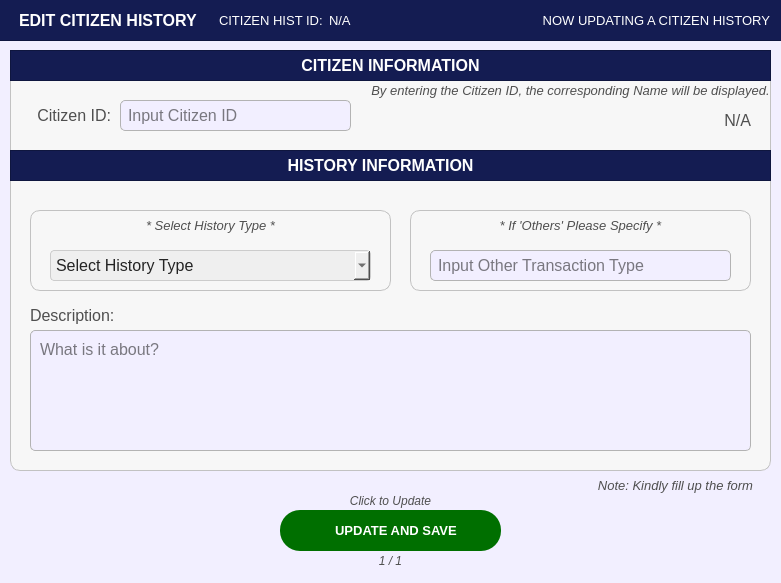
<?xml version="1.0" encoding="UTF-8"?>
<ui version="4.0">
 <class>PopUp_citizenprofileFilterOptions</class>
 <widget class="QDialog" name="PopUp_citizenprofileFilterOptions">
  <property name="geometry">
   <rect>
    <x>0</x>
    <y>0</y>
    <width>781</width>
    <height>583</height>
   </rect>
  </property>
  <property name="sizePolicy">
   <sizepolicy hsizetype="Fixed" vsizetype="Fixed">
    <horstretch>0</horstretch>
    <verstretch>0</verstretch>
   </sizepolicy>
  </property>
  <property name="palette">
   <palette>
    <active>
     <colorrole role="WindowText">
      <brush brushstyle="SolidPattern">
       <color alpha="255">
        <red>255</red>
        <green>255</green>
        <blue>255</blue>
       </color>
      </brush>
     </colorrole>
     <colorrole role="Button">
      <brush brushstyle="SolidPattern">
       <color alpha="255">
        <red>242</red>
        <green>239</green>
        <blue>255</blue>
       </color>
      </brush>
     </colorrole>
     <colorrole role="Light">
      <brush brushstyle="SolidPattern">
       <color alpha="255">
        <red>88</red>
        <green>86</green>
        <blue>150</blue>
       </color>
      </brush>
     </colorrole>
     <colorrole role="Midlight">
      <brush brushstyle="SolidPattern">
       <color alpha="255">
        <red>73</red>
        <green>71</green>
        <blue>125</blue>
       </color>
      </brush>
     </colorrole>
     <colorrole role="Dark">
      <brush brushstyle="SolidPattern">
       <color alpha="255">
        <red>29</red>
        <green>29</green>
        <blue>50</blue>
       </color>
      </brush>
     </colorrole>
     <colorrole role="Mid">
      <brush brushstyle="SolidPattern">
       <color alpha="255">
        <red>39</red>
        <green>38</green>
        <blue>67</blue>
       </color>
      </brush>
     </colorrole>
     <colorrole role="Text">
      <brush brushstyle="SolidPattern">
       <color alpha="255">
        <red>255</red>
        <green>255</green>
        <blue>255</blue>
       </color>
      </brush>
     </colorrole>
     <colorrole role="BrightText">
      <brush brushstyle="SolidPattern">
       <color alpha="255">
        <red>255</red>
        <green>255</green>
        <blue>255</blue>
       </color>
      </brush>
     </colorrole>
     <colorrole role="ButtonText">
      <brush brushstyle="SolidPattern">
       <color alpha="255">
        <red>255</red>
        <green>255</green>
        <blue>255</blue>
       </color>
      </brush>
     </colorrole>
     <colorrole role="Base">
      <brush brushstyle="SolidPattern">
       <color alpha="255">
        <red>242</red>
        <green>239</green>
        <blue>255</blue>
       </color>
      </brush>
     </colorrole>
     <colorrole role="Window">
      <brush brushstyle="SolidPattern">
       <color alpha="255">
        <red>242</red>
        <green>239</green>
        <blue>255</blue>
       </color>
      </brush>
     </colorrole>
     <colorrole role="Shadow">
      <brush brushstyle="SolidPattern">
       <color alpha="255">
        <red>16</red>
        <green>36</green>
        <blue>7</blue>
       </color>
      </brush>
     </colorrole>
     <colorrole role="AlternateBase">
      <brush brushstyle="SolidPattern">
       <color alpha="255">
        <red>29</red>
        <green>28</green>
        <blue>50</blue>
       </color>
      </brush>
     </colorrole>
     <colorrole role="ToolTipBase">
      <brush brushstyle="SolidPattern">
       <color alpha="255">
        <red>255</red>
        <green>255</green>
        <blue>220</blue>
       </color>
      </brush>
     </colorrole>
     <colorrole role="ToolTipText">
      <brush brushstyle="SolidPattern">
       <color alpha="255">
        <red>52</red>
        <green>138</green>
        <blue>46</blue>
       </color>
      </brush>
     </colorrole>
     <colorrole role="PlaceholderText">
      <brush brushstyle="SolidPattern">
       <color alpha="127">
        <red>255</red>
        <green>255</green>
        <blue>255</blue>
       </color>
      </brush>
     </colorrole>
     <colorrole role="Accent">
      <brush brushstyle="SolidPattern">
       <color alpha="255">
        <red>0</red>
        <green>255</green>
        <blue>0</blue>
       </color>
      </brush>
     </colorrole>
    </active>
    <inactive>
     <colorrole role="WindowText">
      <brush brushstyle="SolidPattern">
       <color alpha="255">
        <red>255</red>
        <green>255</green>
        <blue>255</blue>
       </color>
      </brush>
     </colorrole>
     <colorrole role="Button">
      <brush brushstyle="SolidPattern">
       <color alpha="255">
        <red>242</red>
        <green>239</green>
        <blue>255</blue>
       </color>
      </brush>
     </colorrole>
     <colorrole role="Light">
      <brush brushstyle="SolidPattern">
       <color alpha="255">
        <red>88</red>
        <green>86</green>
        <blue>150</blue>
       </color>
      </brush>
     </colorrole>
     <colorrole role="Midlight">
      <brush brushstyle="SolidPattern">
       <color alpha="255">
        <red>73</red>
        <green>71</green>
        <blue>125</blue>
       </color>
      </brush>
     </colorrole>
     <colorrole role="Dark">
      <brush brushstyle="SolidPattern">
       <color alpha="255">
        <red>29</red>
        <green>29</green>
        <blue>50</blue>
       </color>
      </brush>
     </colorrole>
     <colorrole role="Mid">
      <brush brushstyle="SolidPattern">
       <color alpha="255">
        <red>39</red>
        <green>38</green>
        <blue>67</blue>
       </color>
      </brush>
     </colorrole>
     <colorrole role="Text">
      <brush brushstyle="SolidPattern">
       <color alpha="255">
        <red>255</red>
        <green>255</green>
        <blue>255</blue>
       </color>
      </brush>
     </colorrole>
     <colorrole role="BrightText">
      <brush brushstyle="SolidPattern">
       <color alpha="255">
        <red>255</red>
        <green>255</green>
        <blue>255</blue>
       </color>
      </brush>
     </colorrole>
     <colorrole role="ButtonText">
      <brush brushstyle="SolidPattern">
       <color alpha="255">
        <red>255</red>
        <green>255</green>
        <blue>255</blue>
       </color>
      </brush>
     </colorrole>
     <colorrole role="Base">
      <brush brushstyle="SolidPattern">
       <color alpha="255">
        <red>242</red>
        <green>239</green>
        <blue>255</blue>
       </color>
      </brush>
     </colorrole>
     <colorrole role="Window">
      <brush brushstyle="SolidPattern">
       <color alpha="255">
        <red>242</red>
        <green>239</green>
        <blue>255</blue>
       </color>
      </brush>
     </colorrole>
     <colorrole role="Shadow">
      <brush brushstyle="SolidPattern">
       <color alpha="255">
        <red>16</red>
        <green>36</green>
        <blue>7</blue>
       </color>
      </brush>
     </colorrole>
     <colorrole role="AlternateBase">
      <brush brushstyle="SolidPattern">
       <color alpha="255">
        <red>29</red>
        <green>28</green>
        <blue>50</blue>
       </color>
      </brush>
     </colorrole>
     <colorrole role="ToolTipBase">
      <brush brushstyle="SolidPattern">
       <color alpha="255">
        <red>255</red>
        <green>255</green>
        <blue>220</blue>
       </color>
      </brush>
     </colorrole>
     <colorrole role="ToolTipText">
      <brush brushstyle="SolidPattern">
       <color alpha="255">
        <red>52</red>
        <green>138</green>
        <blue>46</blue>
       </color>
      </brush>
     </colorrole>
     <colorrole role="PlaceholderText">
      <brush brushstyle="SolidPattern">
       <color alpha="127">
        <red>255</red>
        <green>255</green>
        <blue>255</blue>
       </color>
      </brush>
     </colorrole>
     <colorrole role="Accent">
      <brush brushstyle="SolidPattern">
       <color alpha="255">
        <red>0</red>
        <green>255</green>
        <blue>0</blue>
       </color>
      </brush>
     </colorrole>
    </inactive>
    <disabled>
     <colorrole role="WindowText">
      <brush brushstyle="SolidPattern">
       <color alpha="255">
        <red>29</red>
        <green>29</green>
        <blue>50</blue>
       </color>
      </brush>
     </colorrole>
     <colorrole role="Button">
      <brush brushstyle="SolidPattern">
       <color alpha="255">
        <red>242</red>
        <green>239</green>
        <blue>255</blue>
       </color>
      </brush>
     </colorrole>
     <colorrole role="Light">
      <brush brushstyle="SolidPattern">
       <color alpha="255">
        <red>88</red>
        <green>86</green>
        <blue>150</blue>
       </color>
      </brush>
     </colorrole>
     <colorrole role="Midlight">
      <brush brushstyle="SolidPattern">
       <color alpha="255">
        <red>73</red>
        <green>71</green>
        <blue>125</blue>
       </color>
      </brush>
     </colorrole>
     <colorrole role="Dark">
      <brush brushstyle="SolidPattern">
       <color alpha="255">
        <red>29</red>
        <green>29</green>
        <blue>50</blue>
       </color>
      </brush>
     </colorrole>
     <colorrole role="Mid">
      <brush brushstyle="SolidPattern">
       <color alpha="255">
        <red>39</red>
        <green>38</green>
        <blue>67</blue>
       </color>
      </brush>
     </colorrole>
     <colorrole role="Text">
      <brush brushstyle="SolidPattern">
       <color alpha="255">
        <red>29</red>
        <green>29</green>
        <blue>50</blue>
       </color>
      </brush>
     </colorrole>
     <colorrole role="BrightText">
      <brush brushstyle="SolidPattern">
       <color alpha="255">
        <red>255</red>
        <green>255</green>
        <blue>255</blue>
       </color>
      </brush>
     </colorrole>
     <colorrole role="ButtonText">
      <brush brushstyle="SolidPattern">
       <color alpha="255">
        <red>29</red>
        <green>29</green>
        <blue>50</blue>
       </color>
      </brush>
     </colorrole>
     <colorrole role="Base">
      <brush brushstyle="SolidPattern">
       <color alpha="255">
        <red>242</red>
        <green>239</green>
        <blue>255</blue>
       </color>
      </brush>
     </colorrole>
     <colorrole role="Window">
      <brush brushstyle="SolidPattern">
       <color alpha="255">
        <red>242</red>
        <green>239</green>
        <blue>255</blue>
       </color>
      </brush>
     </colorrole>
     <colorrole role="Shadow">
      <brush brushstyle="SolidPattern">
       <color alpha="255">
        <red>16</red>
        <green>36</green>
        <blue>7</blue>
       </color>
      </brush>
     </colorrole>
     <colorrole role="AlternateBase">
      <brush brushstyle="SolidPattern">
       <color alpha="255">
        <red>59</red>
        <green>57</green>
        <blue>100</blue>
       </color>
      </brush>
     </colorrole>
     <colorrole role="ToolTipBase">
      <brush brushstyle="SolidPattern">
       <color alpha="255">
        <red>255</red>
        <green>255</green>
        <blue>220</blue>
       </color>
      </brush>
     </colorrole>
     <colorrole role="ToolTipText">
      <brush brushstyle="SolidPattern">
       <color alpha="255">
        <red>52</red>
        <green>138</green>
        <blue>46</blue>
       </color>
      </brush>
     </colorrole>
     <colorrole role="PlaceholderText">
      <brush brushstyle="SolidPattern">
       <color alpha="127">
        <red>29</red>
        <green>29</green>
        <blue>50</blue>
       </color>
      </brush>
     </colorrole>
     <colorrole role="Accent">
      <brush brushstyle="SolidPattern">
       <color alpha="255">
        <red>0</red>
        <green>255</green>
        <blue>0</blue>
       </color>
      </brush>
     </colorrole>
    </disabled>
   </palette>
  </property>
  <property name="cursor">
   <cursorShape>PointingHandCursor</cursorShape>
  </property>
  <property name="windowTitle">
   <string>Dialog</string>
  </property>
  <property name="styleSheet">
   <string notr="true">#PopUp_citizenprofileFilterOptions{
	background-color: #f2efff;
}</string>
  </property>
  <widget class="QFrame" name="basePopUpBodyFrame">
   <property name="geometry">
    <rect>
     <x>10</x>
     <y>50</y>
     <width>761</width>
     <height>421</height>
    </rect>
   </property>
   <property name="styleSheet">
    <string notr="true">#basePopUpBodyFrame {
	background-color: rgb(247, 247, 247);
	border: 1px solid rgb(194, 194, 194);
	border-radius: 10px;
}</string>
   </property>
   <property name="frameShape">
    <enum>QFrame::Shape::StyledPanel</enum>
   </property>
   <property name="frameShadow">
    <enum>QFrame::Shadow::Raised</enum>
   </property>
   <widget class="QFrame" name="basePopUpTitleFrame_3">
    <property name="geometry">
     <rect>
      <x>0</x>
      <y>100</y>
      <width>761</width>
      <height>31</height>
     </rect>
    </property>
    <property name="styleSheet">
     <string notr="true">#basePopUpTitleFrame_3 {
	background-color: #141c52;
}</string>
    </property>
    <property name="frameShape">
     <enum>QFrame::Shape::StyledPanel</enum>
    </property>
    <property name="frameShadow">
     <enum>QFrame::Shadow::Raised</enum>
    </property>
    <widget class="QLabel" name="label_title_3">
     <property name="geometry">
      <rect>
       <x>0</x>
       <y>0</y>
       <width>741</width>
       <height>31</height>
      </rect>
     </property>
     <property name="font">
      <font>
       <family>Arial</family>
       <pointsize>12</pointsize>
       <bold>true</bold>
      </font>
     </property>
     <property name="styleSheet">
      <string notr="true">#label_title_3{
	background-color:transparent;
	color: rgb(255, 255, 255);
}</string>
     </property>
     <property name="text">
      <string>HISTORY INFORMATION</string>
     </property>
     <property name="alignment">
      <set>Qt::AlignmentFlag::AlignCenter</set>
     </property>
    </widget>
   </widget>
   <widget class="QLineEdit" name="record_citizenIDANDsearch">
    <property name="geometry">
     <rect>
      <x>110</x>
      <y>50</y>
      <width>231</width>
      <height>31</height>
     </rect>
    </property>
    <property name="font">
     <font>
      <family>Arial</family>
      <pointsize>12</pointsize>
     </font>
    </property>
    <property name="styleSheet">
     <string notr="true">#record_citizenIDANDsearch{
	border: 1px solid #b3b3b3;  /* Black border */
    border-radius: 5px;        /* Rounded corners */
    padding: 5px;               /* Inner spacing */
    background-color: #f2efff;  /* Gray background */
    color: #000000; 
}

</string>
    </property>
    <property name="text">
     <string/>
    </property>
    <property name="maxLength">
     <number>50</number>
    </property>
    <property name="placeholderText">
     <string>Input Citizen ID</string>
    </property>
   </widget>
   <widget class="QLabel" name="record_labelcitizenhistory_description">
    <property name="geometry">
     <rect>
      <x>20</x>
      <y>250</y>
      <width>121</width>
      <height>31</height>
     </rect>
    </property>
    <property name="font">
     <font>
      <family>Arial</family>
      <pointsize>12</pointsize>
     </font>
    </property>
    <property name="styleSheet">
     <string notr="true">#record_labelcitizenhistory_description{
	background-color:transparent;
	color:#4f4f4f;
}</string>
    </property>
    <property name="text">
     <string>Description:</string>
    </property>
    <property name="alignment">
     <set>Qt::AlignmentFlag::AlignLeading|Qt::AlignmentFlag::AlignLeft|Qt::AlignmentFlag::AlignVCenter</set>
    </property>
   </widget>
   <widget class="QLabel" name="register_labelBusinessOwnerName">
    <property name="geometry">
     <rect>
      <x>10</x>
      <y>50</y>
      <width>91</width>
      <height>31</height>
     </rect>
    </property>
    <property name="font">
     <font>
      <family>Arial</family>
      <pointsize>12</pointsize>
     </font>
    </property>
    <property name="styleSheet">
     <string notr="true">#register_labelBusinessOwnerName{
	background-color:transparent;
	color:#4f4f4f;
}</string>
    </property>
    <property name="text">
     <string>Citizen ID:</string>
    </property>
    <property name="alignment">
     <set>Qt::AlignmentFlag::AlignRight|Qt::AlignmentFlag::AlignTrailing|Qt::AlignmentFlag::AlignVCenter</set>
    </property>
   </widget>
   <widget class="QLabel" name="display_citizenFullName">
    <property name="geometry">
     <rect>
      <x>380</x>
      <y>50</y>
      <width>361</width>
      <height>41</height>
     </rect>
    </property>
    <property name="font">
     <font>
      <family>Arial</family>
      <pointsize>12</pointsize>
     </font>
    </property>
    <property name="styleSheet">
     <string notr="true">#display_citizenFullName{
	background-color:transparent;
	color:#4f4f4f;
}</string>
    </property>
    <property name="text">
     <string>N/A</string>
    </property>
    <property name="alignment">
     <set>Qt::AlignmentFlag::AlignRight|Qt::AlignmentFlag::AlignTrailing|Qt::AlignmentFlag::AlignVCenter</set>
    </property>
   </widget>
   <widget class="QFrame" name="basePopUpTitleFrame_4">
    <property name="geometry">
     <rect>
      <x>0</x>
      <y>0</y>
      <width>761</width>
      <height>31</height>
     </rect>
    </property>
    <property name="styleSheet">
     <string notr="true">#basePopUpTitleFrame_4 {
	background-color: #141c52;
}</string>
    </property>
    <property name="frameShape">
     <enum>QFrame::Shape::StyledPanel</enum>
    </property>
    <property name="frameShadow">
     <enum>QFrame::Shadow::Raised</enum>
    </property>
    <widget class="QLabel" name="label_title_4">
     <property name="geometry">
      <rect>
       <x>0</x>
       <y>0</y>
       <width>761</width>
       <height>31</height>
      </rect>
     </property>
     <property name="font">
      <font>
       <family>Arial</family>
       <pointsize>12</pointsize>
       <bold>true</bold>
      </font>
     </property>
     <property name="styleSheet">
      <string notr="true">#label_title_4{
	background-color:transparent;
	color: rgb(255, 255, 255);
}</string>
     </property>
     <property name="text">
      <string>CITIZEN INFORMATION</string>
     </property>
     <property name="alignment">
      <set>Qt::AlignmentFlag::AlignCenter</set>
     </property>
    </widget>
   </widget>
   <widget class="QPlainTextEdit" name="record_citizenhistory_description">
    <property name="geometry">
     <rect>
      <x>20</x>
      <y>280</y>
      <width>721</width>
      <height>121</height>
     </rect>
    </property>
    <property name="font">
     <font>
      <family>Arial</family>
      <pointsize>12</pointsize>
     </font>
    </property>
    <property name="styleSheet">
     <string notr="true">#record_citizenhistory_description{
	border: 1px solid #b3b3b3;  /* Black border */
    border-radius: 5px;        /* Rounded corners */
    padding: 5px;               /* Inner spacing */
    background-color: #f2efff;  /* Gray background */
    color: #000000; 
}

</string>
    </property>
    <property name="placeholderText">
     <string>What is it about?</string>
    </property>
   </widget>
   <widget class="QFrame" name="basePopUpBodyFrame_5">
    <property name="geometry">
     <rect>
      <x>400</x>
      <y>160</y>
      <width>341</width>
      <height>81</height>
     </rect>
    </property>
    <property name="styleSheet">
     <string notr="true">#basePopUpBodyFrame_5 {
	background-color: rgb(247, 247, 247);
	border: 1px solid rgb(194, 194, 194);
	border-radius: 10px;
}</string>
    </property>
    <property name="frameShape">
     <enum>QFrame::Shape::StyledPanel</enum>
    </property>
    <property name="frameShadow">
     <enum>QFrame::Shadow::Raised</enum>
    </property>
    <widget class="QLabel" name="labelNote_4">
     <property name="geometry">
      <rect>
       <x>0</x>
       <y>0</y>
       <width>341</width>
       <height>31</height>
      </rect>
     </property>
     <property name="font">
      <font>
       <family>Arial</family>
       <pointsize>10</pointsize>
       <italic>true</italic>
       <bold>false</bold>
      </font>
     </property>
     <property name="styleSheet">
      <string notr="true">#labelNote_4 {
	background-color: transparent;
	color: #4f4f4f;
}
</string>
     </property>
     <property name="text">
      <string>* If 'Others' Please Specify *</string>
     </property>
     <property name="alignment">
      <set>Qt::AlignmentFlag::AlignCenter</set>
     </property>
    </widget>
    <widget class="QLineEdit" name="record_others_citizenhistory_type">
     <property name="geometry">
      <rect>
       <x>20</x>
       <y>40</y>
       <width>301</width>
       <height>31</height>
      </rect>
     </property>
     <property name="font">
      <font>
       <family>Arial</family>
       <pointsize>12</pointsize>
      </font>
     </property>
     <property name="styleSheet">
      <string notr="true">#record_others_citizenhistory_type{
	border: 1px solid #b3b3b3;  /* Black border */
    border-radius: 5px;        /* Rounded corners */
    padding: 5px;               /* Inner spacing */
    background-color: #f2efff;  /* Gray background */
    color: #000000; 
}

</string>
     </property>
     <property name="text">
      <string/>
     </property>
     <property name="maxLength">
      <number>30</number>
     </property>
     <property name="placeholderText">
      <string>Input Other Transaction Type</string>
     </property>
    </widget>
   </widget>
   <widget class="QFrame" name="basePopUpBodyFrame_6">
    <property name="geometry">
     <rect>
      <x>20</x>
      <y>160</y>
      <width>361</width>
      <height>81</height>
     </rect>
    </property>
    <property name="styleSheet">
     <string notr="true">#basePopUpBodyFrame_6 {
	background-color: rgb(247, 247, 247);
	border: 1px solid rgb(194, 194, 194);
	border-radius: 10px;
}</string>
    </property>
    <property name="frameShape">
     <enum>QFrame::Shape::StyledPanel</enum>
    </property>
    <property name="frameShadow">
     <enum>QFrame::Shadow::Raised</enum>
    </property>
    <widget class="QLabel" name="labelNote_5">
     <property name="geometry">
      <rect>
       <x>0</x>
       <y>0</y>
       <width>361</width>
       <height>31</height>
      </rect>
     </property>
     <property name="font">
      <font>
       <family>Arial</family>
       <pointsize>10</pointsize>
       <italic>true</italic>
       <bold>false</bold>
      </font>
     </property>
     <property name="styleSheet">
      <string notr="true">#labelNote_5 {
	background-color: transparent;
	color: #4f4f4f;
}
</string>
     </property>
     <property name="text">
      <string>* Select History Type *</string>
     </property>
     <property name="alignment">
      <set>Qt::AlignmentFlag::AlignCenter</set>
     </property>
    </widget>
    <widget class="QComboBox" name="record_comboBox_citizenhistory_type">
     <property name="geometry">
      <rect>
       <x>20</x>
       <y>40</y>
       <width>321</width>
       <height>31</height>
      </rect>
     </property>
     <property name="font">
      <font>
       <family>Arial</family>
       <pointsize>12</pointsize>
      </font>
     </property>
     <property name="styleSheet">
      <string notr="true">#record_comboBox_citizenhistory_type{
	background-color: rgb(239, 239, 239); /* Correct property name */
    color: #242424; /* Set text color to black for better contrast */
    border: 1px solid #ccc; /* Optional: Add a light border */
    padding: 5px; /* Optional: Add some padding */
    border-radius: 4px; /* Optional: Rounded corners */
}</string>
     </property>
     <property name="placeholderText">
      <string>Select History Type</string>
     </property>
     <property name="duplicatesEnabled">
      <bool>false</bool>
     </property>
     <item>
      <property name="text">
       <string>Complaint</string>
      </property>
     </item>
     <item>
      <property name="text">
       <string>Warrant</string>
      </property>
     </item>
     <item>
      <property name="text">
       <string>Blotter</string>
      </property>
     </item>
     <item>
      <property name="text">
       <string>Others</string>
      </property>
     </item>
    </widget>
   </widget>
   <widget class="QLabel" name="labelNote_2">
    <property name="geometry">
     <rect>
      <x>360</x>
      <y>30</y>
      <width>401</width>
      <height>21</height>
     </rect>
    </property>
    <property name="font">
     <font>
      <family>Arial</family>
      <pointsize>10</pointsize>
      <italic>true</italic>
      <bold>false</bold>
     </font>
    </property>
    <property name="styleSheet">
     <string notr="true">#labelNote_2 {
	background-color: transparent;
	color: #4f4f4f;
}
</string>
    </property>
    <property name="text">
     <string>By entering the Citizen ID, the corresponding Name will be displayed.</string>
    </property>
    <property name="alignment">
     <set>Qt::AlignmentFlag::AlignCenter</set>
    </property>
   </widget>
  </widget>
  <widget class="QFrame" name="basePopUpTitleFrame">
   <property name="geometry">
    <rect>
     <x>-1</x>
     <y>-10</y>
     <width>791</width>
     <height>51</height>
    </rect>
   </property>
   <property name="styleSheet">
    <string notr="true">#basePopUpTitleFrame {
	background-color: #141c52;
}</string>
   </property>
   <property name="frameShape">
    <enum>QFrame::Shape::StyledPanel</enum>
   </property>
   <property name="frameShadow">
    <enum>QFrame::Shadow::Raised</enum>
   </property>
   <widget class="QLabel" name="label_titleFilterOptions">
    <property name="geometry">
     <rect>
      <x>20</x>
      <y>10</y>
      <width>191</width>
      <height>41</height>
     </rect>
    </property>
    <property name="font">
     <font>
      <family>Arial</family>
      <pointsize>12</pointsize>
      <bold>true</bold>
     </font>
    </property>
    <property name="styleSheet">
     <string notr="true">#label_titleFilterOptions {
	background-color: transparent;
	color: #FFFFFF;
}
</string>
    </property>
    <property name="text">
     <string>EDIT CITIZEN HISTORY</string>
    </property>
    <property name="alignment">
     <set>Qt::AlignmentFlag::AlignLeading|Qt::AlignmentFlag::AlignLeft|Qt::AlignmentFlag::AlignVCenter</set>
    </property>
   </widget>
   <widget class="QLabel" name="filteroptions_label">
    <property name="geometry">
     <rect>
      <x>420</x>
      <y>10</y>
      <width>351</width>
      <height>41</height>
     </rect>
    </property>
    <property name="font">
     <font>
      <family>Arial</family>
      <pointsize>10</pointsize>
      <bold>false</bold>
     </font>
    </property>
    <property name="styleSheet">
     <string notr="true">#filteroptions_label {
	background-color: transparent;
	color: #FFFFFF;
}
</string>
    </property>
    <property name="text">
     <string>NOW UPDATING A CITIZEN HISTORY</string>
    </property>
    <property name="alignment">
     <set>Qt::AlignmentFlag::AlignRight|Qt::AlignmentFlag::AlignTrailing|Qt::AlignmentFlag::AlignVCenter</set>
    </property>
   </widget>
   <widget class="QLabel" name="label_what_ID">
    <property name="geometry">
     <rect>
      <x>220</x>
      <y>10</y>
      <width>111</width>
      <height>41</height>
     </rect>
    </property>
    <property name="font">
     <font>
      <family>Arial</family>
      <pointsize>10</pointsize>
      <bold>false</bold>
     </font>
    </property>
    <property name="styleSheet">
     <string notr="true">#label_what_ID {
	background-color: transparent;
	color: #FFFFFF;
}
</string>
    </property>
    <property name="text">
     <string>CITIZEN HIST ID:</string>
    </property>
    <property name="alignment">
     <set>Qt::AlignmentFlag::AlignLeading|Qt::AlignmentFlag::AlignLeft|Qt::AlignmentFlag::AlignVCenter</set>
    </property>
   </widget>
   <widget class="QLabel" name="display_what_ID">
    <property name="geometry">
     <rect>
      <x>330</x>
      <y>10</y>
      <width>201</width>
      <height>41</height>
     </rect>
    </property>
    <property name="font">
     <font>
      <family>Arial</family>
      <pointsize>10</pointsize>
      <bold>false</bold>
     </font>
    </property>
    <property name="styleSheet">
     <string notr="true">#display_what_ID {
	background-color: transparent;
	color: #FFFFFF;
}
</string>
    </property>
    <property name="text">
     <string>N/A</string>
    </property>
    <property name="alignment">
     <set>Qt::AlignmentFlag::AlignLeading|Qt::AlignmentFlag::AlignLeft|Qt::AlignmentFlag::AlignVCenter</set>
    </property>
   </widget>
  </widget>
  <widget class="QLabel" name="progress">
   <property name="geometry">
    <rect>
     <x>280</x>
     <y>550</y>
     <width>221</width>
     <height>21</height>
    </rect>
   </property>
   <property name="font">
    <font>
     <family>Arial</family>
     <pointsize>9</pointsize>
     <italic>true</italic>
     <bold>false</bold>
    </font>
   </property>
   <property name="styleSheet">
    <string notr="true">#progress {
	background-color: transparent;
	color: #4f4f4f;
}
</string>
   </property>
   <property name="text">
    <string>1 / 1</string>
   </property>
   <property name="alignment">
    <set>Qt::AlignmentFlag::AlignCenter</set>
   </property>
  </widget>
  <widget class="QPushButton" name="record_buttonConfirmCitizenHistory_SaveForm">
   <property name="geometry">
    <rect>
     <x>280</x>
     <y>510</y>
     <width>221</width>
     <height>41</height>
    </rect>
   </property>
   <property name="font">
    <font>
     <family>Arial</family>
     <pointsize>10</pointsize>
     <bold>true</bold>
    </font>
   </property>
   <property name="cursor">
    <cursorShape>PointingHandCursor</cursorShape>
   </property>
   <property name="styleSheet">
    <string notr="true">#record_buttonConfirmCitizenHistory_SaveForm {
    background-color: #006f00;
    color: white;
    border-radius: 20px;
    padding: 10px; /* Optional: Adjusts spacing inside the button */
}
#record_buttonConfirmCitizenHistory_SaveForm:hover {
    background-color: #00a600; /* Slightly lighter blue when hovered */
}
#record_buttonConfirmCitizenHistory_SaveForm:pressed {
    background-color: #005d00; /* Darker blue when clicked */
}</string>
   </property>
   <property name="text">
    <string>   UPDATE AND SAVE</string>
   </property>
   <property name="icon">
    <iconset>
     <normaloff>../../../Assets/FuncIcons/icon_confirm.svg</normaloff>../../../Assets/FuncIcons/icon_confirm.svg</iconset>
   </property>
   <property name="iconSize">
    <size>
     <width>30</width>
     <height>30</height>
    </size>
   </property>
  </widget>
  <widget class="QLabel" name="notenote">
   <property name="geometry">
    <rect>
     <x>0</x>
     <y>490</y>
     <width>781</width>
     <height>21</height>
    </rect>
   </property>
   <property name="font">
    <font>
     <family>Arial</family>
     <pointsize>9</pointsize>
     <italic>true</italic>
     <bold>false</bold>
    </font>
   </property>
   <property name="styleSheet">
    <string notr="true">#notenote {
	background-color: transparent;
	color: #4f4f4f;
}
</string>
   </property>
   <property name="text">
    <string>Click to Update</string>
   </property>
   <property name="alignment">
    <set>Qt::AlignmentFlag::AlignCenter</set>
   </property>
  </widget>
  <widget class="QLabel" name="labelNote">
   <property name="geometry">
    <rect>
     <x>580</x>
     <y>470</y>
     <width>191</width>
     <height>31</height>
    </rect>
   </property>
   <property name="font">
    <font>
     <family>Arial</family>
     <pointsize>10</pointsize>
     <italic>true</italic>
     <bold>false</bold>
    </font>
   </property>
   <property name="styleSheet">
    <string notr="true">#labelNote {
	background-color: transparent;
	color: #4f4f4f;
}
</string>
   </property>
   <property name="text">
    <string>Note: Kindly fill up the form</string>
   </property>
   <property name="alignment">
    <set>Qt::AlignmentFlag::AlignCenter</set>
   </property>
  </widget>
 </widget>
 <resources/>
 <connections/>
</ui>
